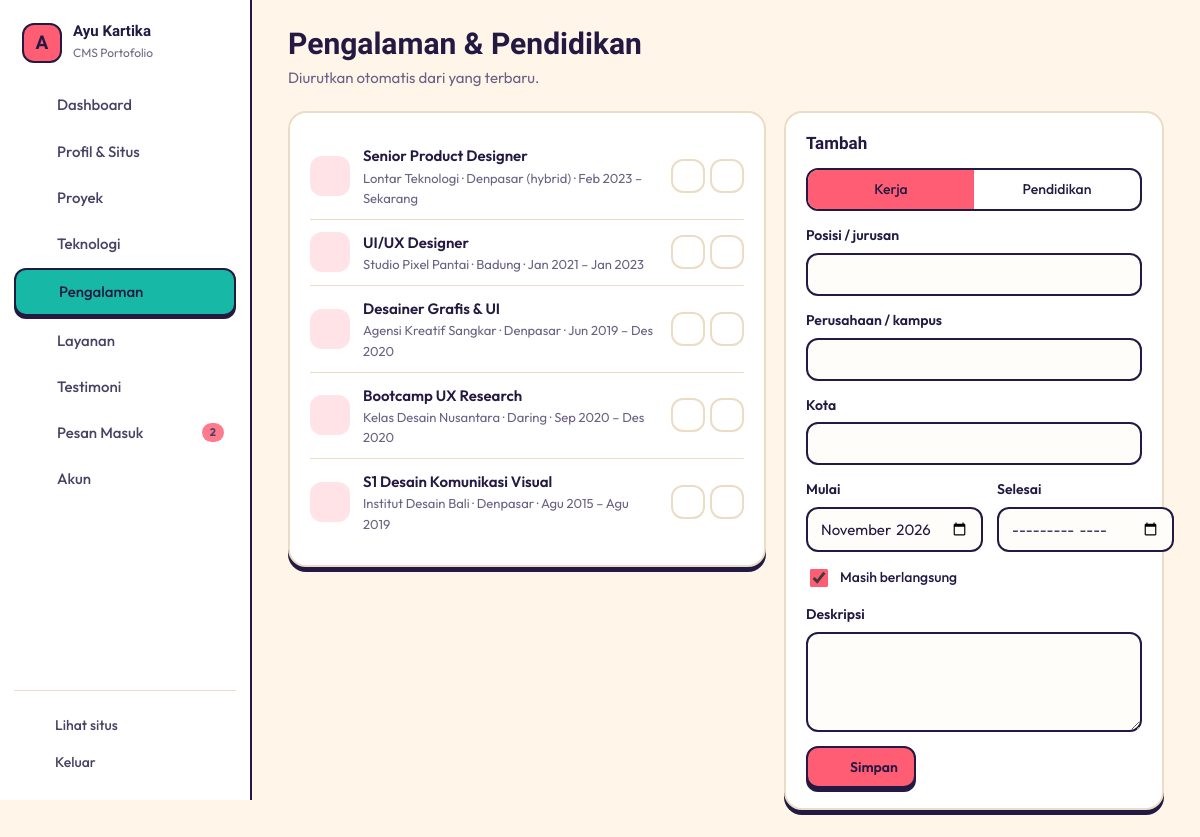
/index.php?page=pengalaman (signed in), run on the app's committed database.
### tables this page shows
CREATE TABLE pengalaman (
  id INT AUTO_INCREMENT PRIMARY KEY,
  jenis ENUM('kerja','pendidikan') NOT NULL DEFAULT 'kerja',
  posisi VARCHAR(100) NOT NULL,
  instansi VARCHAR(120) NOT NULL,
  kota VARCHAR(60) NOT NULL DEFAULT '',
  mulai DATE NOT NULL,
  selesai DATE NULL,
  deskripsi TEXT NOT NULL
);

### index.php (called while the page is built, shortened)
<?php
require __DIR__ . '/includes/bootstrap.php';
$admin = [
    'login'         => 'pages/admin/login.php',
    'logout'        => 'pages/admin/logout.php',
    'dashboard'     => 'pages/admin/dashboard.php',
    'profil'        => 'pages/admin/profil.php',
    'kelola-proyek' => 'pages/admin/proyek.php',
    'proyek-form'   => 'pages/admin/proyek-form.php',
    'teknologi'     => 'pages/admin/teknologi.php',
    'pengalaman'    => 'pages/admin/pengalaman.php',
    'layanan'       => 'pages/admin/layanan.php',
    'testimoni'     => 'pages/admin/testimoni.php',
    'pesan'         => 'pages/admin/pesan.php',
    'akun'          => 'pages/admin/akun.php',
];
$page = (string) ($_GET['page'] ?? 'beranda');
require __DIR__ . '/' . $admin[$page];

### pages/admin/pengalaman.php (the view, shortened to what this page needs)
<?php
$edit = isset($_GET['id']) ? q('SELECT * FROM pengalaman WHERE id = ?', [(int) $_GET['id']])->fetch() : null;
$edit = $edit ?: ['id' => 0, 'jenis' => 'kerja', 'posisi' => '', 'instansi' => '', 'kota' => '', 'mulai' => date('Y-m-01'), 'selesai' => null, 'deskripsi' => ''];
$list = q('SELECT * FROM pengalaman ORDER BY jenis, COALESCE(selesai, "9999-12-31") DESC, mulai DESC')->fetchAll();
require ROOT . '/includes/admin_header.php';
?>
<div class="grid-side">
    <section class="card">
        <ul class="rows timeline-rows">
            <?php foreach ($list as $x): ?>
                <li><span class="logo-box"><?= icon($x['jenis'] === 'kerja' ? 'briefcase' : 'graduation-cap', 20) ?></span><div class="grow"><b><?= e($x['posisi']) ?></b><small><?= e($x['instansi']) ?><?= $x['kota'] ? ' · ' . e($x['kota']) : '' ?> · <?= bulan_tahun($x['mulai']) ?> – <?= bulan_tahun($x['selesai']) ?></small></div>
                    <div class="row-acts"><a class="icon-btn" href="<?= url('pengalaman', ['id' => $x['id']]) ?>"><?= icon('pencil', 16) ?></a><form method="post" onsubmit="return confirm('Hapus data ini?')"><?= csrf_field() ?><input type="hidden" name="id" value="<?= $x['id'] ?>"><button class="icon-btn danger" name="aksi" value="hapus"><?= icon('trash-2', 16) ?></button></form></div></li>
            <?php endforeach; ?>
        </ul>
    </section>
    <form method="post" class="card sticky">
        <div class="card-h"><h2><?= $edit['id'] ? 'Ubah' : 'Tambah' ?></h2><?php if ($edit['id']): ?><a href="<?= url('pengalaman') ?>">Batal</a><?php endif; ?></div>
        <div class="seg"><label><span>Kerja</span></label><label><span>Pendidikan</span></label></div>
        <label>Posisi / jurusan<input name="posisi" value="<?= e($edit['posisi']) ?>" required maxlength="100"></label>
        <label>Perusahaan / kampus<input name="instansi" value="<?= e($edit['instansi']) ?>" required maxlength="120"></label>
        <label>Kota<input name="kota" value="<?= e($edit['kota']) ?>" maxlength="60"></label>
        <div class="row-2"><label>Mulai<input type="month" name="mulai" value="<?= e(substr($edit['mulai'], 0, 7)) ?>" required></label><label>Selesai<input type="month" name="selesai" value="<?= e(substr((string) $edit['selesai'], 0, 7)) ?>"></label></div>
        <label class="check"><input type="checkbox" name="sekarang" <?= $edit['selesai'] ? '' : 'checked' ?>> Masih berlangsung</label>
        <label>Deskripsi<textarea name="deskripsi" rows="4"><?= e($edit['deskripsi']) ?></textarea></label>
        <button class="btn btn-main" type="submit"><?= icon('check', 18) ?> Simpan</button>
    </form>
</div>
<?php require ROOT . '/includes/admin_footer.php';

### includes/bootstrap.php (shortened to what this page needs)
<?php
function db(): PDO
{
    static $pdo = null;
    if ($pdo === null) {
        $c = require ROOT . '/config/database.php';
        $pdo = new PDO("mysql:host={$c['host']};port={$c['port']};dbname={$c['database']};charset=utf8mb4", $c['username'], $c['password'], [
            PDO::ATTR_ERRMODE => PDO::ERRMODE_EXCEPTION,
            PDO::ATTR_DEFAULT_FETCH_MODE => PDO::FETCH_ASSOC,
            PDO::ATTR_EMULATE_PREPARES => false,
        ]);
        $pdo->exec("SET time_zone = '+07:00'");
    }
    return $pdo;
}
function q(string $sql, array $params = []): PDOStatement
{
    $st = db()->prepare($sql);
    $st->execute($params);
    return $st;
}
function e($v): string { return htmlspecialchars((string) $v, ENT_QUOTES, 'UTF-8'); }
function url(string $page, array $p = []): string { return 'index.php?' . http_build_query(['page' => $page] + $p); }
function bulan_tahun(?string $d): string { return $d ? BLN[(int) date('n', strtotime($d))] . ' ' . date('Y', strtotime($d)) : 'Sekarang'; }
function icon(string $name, int $size = 18, string $cls = 'ic'): string
{
    static $ic = null;
    $ic ??= require __DIR__ . '/icons.php';
    return '<svg class="' . $cls . '" width="' . $size . '" height="' . $size . '" viewBox="0 0 24 24" fill="none" stroke="currentColor" stroke-width="1.8" stroke-linecap="round" stroke-linejoin="round" aria-hidden="true">' . ($ic[$name] ?? '') . '</svg>';
}

### assets/css/admin.css (style rules this page uses)
:root { --bg:#fff6e9;--card:#ffffff;--field:#fffdf9;--ink:#231942;--muted:#6b6283; --line:#ecdcc6;--line-strong:#231942;--acc:#ff5d73;--acc-ink:#d63851;--acc-border:#231942;--on-acc:#231942;--acc-soft:#ffe3e7; --side:#ffffff;--side-ink:#231942;--side-hover:#fff1dd;--side-on:#18b8a6;--side-on-ink:#231942;--side-line:#ecdcc6;--side-border:2px solid #231942; --danger:#d63851;--err-bg:#ffe3e7;--ok-bg:#d9f5f0;--ok-ink:#0b6b60;--ok-line:#18b8a6; --r:18px;--r-sm:12px;--r-xs:6px;--bw:2px;--card-shadow:0 5px 0 #231942;--btn-shadow:0 4px 0 #231942; --f-head:'Gabarito',sans-serif;--f-body:'Outfit',sans-serif; }
*,*::before,*::after { box-sizing:border-box }
html { -webkit-text-size-adjust:100% }
body.adm { margin:0;background:var(--bg);color:var(--ink);font:15px/1.55 var(--f-body);min-height:100vh }
a { color:var(--acc-ink) }
h1,h2,h3 { font-family:var(--f-head);margin:0;line-height:1.2 }
.grow { flex:1;min-width:0 }
.ic { flex:none }
.btn { display:inline-flex;align-items:center;gap:8px;padding:10px 16px;border-radius:var(--r-sm);border:var(--bw) solid var(--line-strong);background:var(--card);color:var(--ink);font:600 14px var(--f-body);cursor:pointer;text-decoration:none;white-space:nowrap;transition:transform .15s }
.btn-main { background:var(--acc);border-color:var(--acc-border);color:var(--on-acc);box-shadow:var(--btn-shadow) }
.btn.danger,.icon-btn.danger { color:var(--danger) }
.icon-btn { width:34px;height:34px;display:inline-grid;place-items:center;border-radius:var(--r-sm);border:var(--bw) solid var(--line);background:var(--card);color:var(--ink);cursor:pointer;text-decoration:none;padding:0 }
.card { background:var(--card);border:var(--bw) solid var(--line);border-radius:var(--r);padding:20px;box-shadow:var(--card-shadow);min-width:0 }
.card+.card { margin-top:18px }
.card-h { display:flex;align-items:center;justify-content:space-between;gap:10px;margin-bottom:14px }
.card-h h2 { font-size:17px }
.grid-side { display:grid;grid-template-columns:minmax(0,1fr) 380px;gap:18px;align-items:start }
.grid-side .card+.card { margin-top:0 }
.sticky { position:sticky;top:20px }
.rows { list-style:none;margin:0;padding:0 }
.rows li { display:flex;align-items:center;gap:13px;padding:11px 0;border-bottom:1px solid var(--line) }
.rows li:last-child { border-bottom:0 }
.rows li b { display:block;font-weight:600 }
.rows li small { display:block;color:var(--muted);font-size:13px }
.av,.logo-box { width:40px;height:40px;flex:none;display:grid;place-items:center;border-radius:var(--r-sm);background:var(--acc-soft);color:var(--acc-ink);font-weight:700 }
.row-acts { display:flex;gap:5px;flex-wrap:wrap;justify-content:flex-end }
.row-acts form { margin:0 }
label { display:block;font-weight:600;font-size:14px;margin-bottom:14px }
input:not([type=checkbox]):not([type=radio]):not([type=file]):not([type=range]),select,textarea { display:block;width:100%;margin-top:6px;padding:10px 12px;border:var(--bw) solid var(--line-strong);border-radius:var(--r-sm);background:var(--field);color:var(--ink);font:400 15px var(--f-body) }
textarea { resize:vertical }
.check { display:flex;align-items:center;gap:9px;font-weight:500 }
.check input { width:18px;height:18px;accent-color:var(--acc) }
.row-2 { display:grid;grid-template-columns:1fr 1fr;gap:14px }
.seg { display:flex;border:var(--bw) solid var(--line-strong);border-radius:var(--r-sm);overflow:hidden;margin-bottom:14px }
.seg label { flex:1;margin:0;position:relative }
.seg span { display:block;text-align:center;padding:9px;cursor:pointer;font-weight:500 }
.seg input:checked+span { background:var(--acc);color:var(--on-acc) }

### data on the page
pengalaman: $size 20 (drawn), posisi "Senior Product Designer", instansi "Lontar Teknologi", kota "Denpasar (hybrid)", mulai "Feb 2023", selesai "Sekarang"
pengalaman: $size 20 (drawn), posisi "UI/UX Designer", instansi "Studio Pixel Pantai", kota "Badung", mulai "Jan 2021", selesai "Jan 2023"
pengalaman: $size 20 (drawn), posisi "Desainer Grafis & UI", instansi "Agensi Kreatif Sangkar", kota "Denpasar", mulai "Jun 2019", selesai "Des 2020"
pengalaman: $size 20 (drawn), posisi "Bootcamp UX Research", instansi "Kelas Desain Nusantara", kota "Daring", mulai "Sep 2020", selesai "Des 2020"
pengalaman: $size 20 (drawn), posisi "S1 Desain Komunikasi Visual", instansi "Institut Desain Bali", kota "Denpasar", mulai "Agu 2015", selesai "Agu 2019"

### other printed values
mb_strtoupper(mb_substr(setting('nama', 'P'), 0, 1)) "A"
setting('nama') "Ayu Kartika"
$l "Dashboard"
$l "Profil & Situs"
$l "Proyek"
$l "Teknologi"
$l "Pengalaman"
$l "Layanan"
$l "Testimoni"
$l "Pesan Masuk"
$n "2"
$l "Akun"
$title "Pengalaman & Pendidikan"
$sub "Diurutkan otomatis dari yang terbaru."
